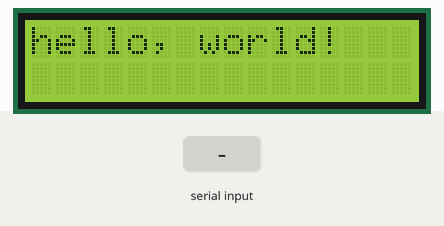
Recording of a sketch running on a simulated Arduino Uno, built with avr-gcc and run on an emulated ATmega328P. Shown: 16×2 character LCD. The inputs (shaded band) are chosen by the test bench.

Above: at 1.2 s.
1.3 s: "90,45\n" received over Serial
At 2.5 s:
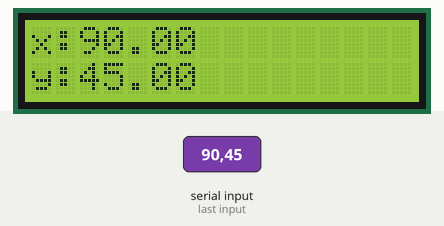
2.8 s: "30,150\n" received over Serial
At 3.7 s:
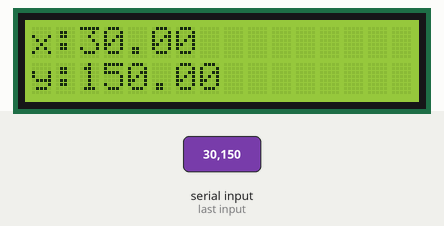
Timing chart, 0 to 5.8 s (numbered marks = the images above; inputs shaded):
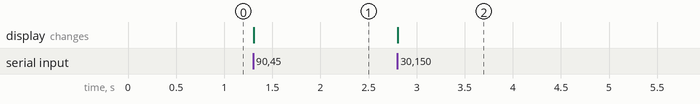

The sketch:

test_cu_lcd.ino
```cpp
#include <LiquidCrystal.h>

// defineste pini LCD
const int rs = 12, en = 11, d4 = 5, d5 = 4, d6 = 3, d7 = 2;
LiquidCrystal lcd(rs, en, d4, d5, d6, d7);

void setup() {
  // seteaza numarul de coloane si linii ale LCD-ului
  lcd.begin(16, 2);
  lcd.print("hello, world!");

  // porneste comunicatia seriala
  Serial.begin(1000000);
}

void loop() {
  // verifica daca au fost primite date prin portul serial
  if (Serial.available() > 0) { // verifică dacă există date disponibile la portul serial
    String data = Serial.readStringUntil('\n'); // citiți datele până la caracterul newline ('\n')
    float x = data.substring(0, data.indexOf(',')).toFloat(); // extrageți coordonata x din șirul de date
    float y = data.substring(data.indexOf(',') + 1).toFloat(); // extrageți coordonata y din șirul de date

    lcd.clear();  // Sterge afisajul LCD-ului
    lcd.setCursor(0,0);  // Seteaza cursorul la pozitia (0,0)
    lcd.print("x:");  // Afiseaza textul "x:"
    lcd.print(x);  // Afiseaza coordonata x
    lcd.setCursor(0,1);  // Seteaza cursorul la pozitia (0,1)
    lcd.print("y:");  // Afiseaza textul "y:"
    lcd.print(y);  // Afiseaza coordonata y
  }
}
```

Measured:
- after the input at 1.3 s, the display: changes at once (image 1)
- after the input at 2.8 s, the display: changes at once (image 2)
